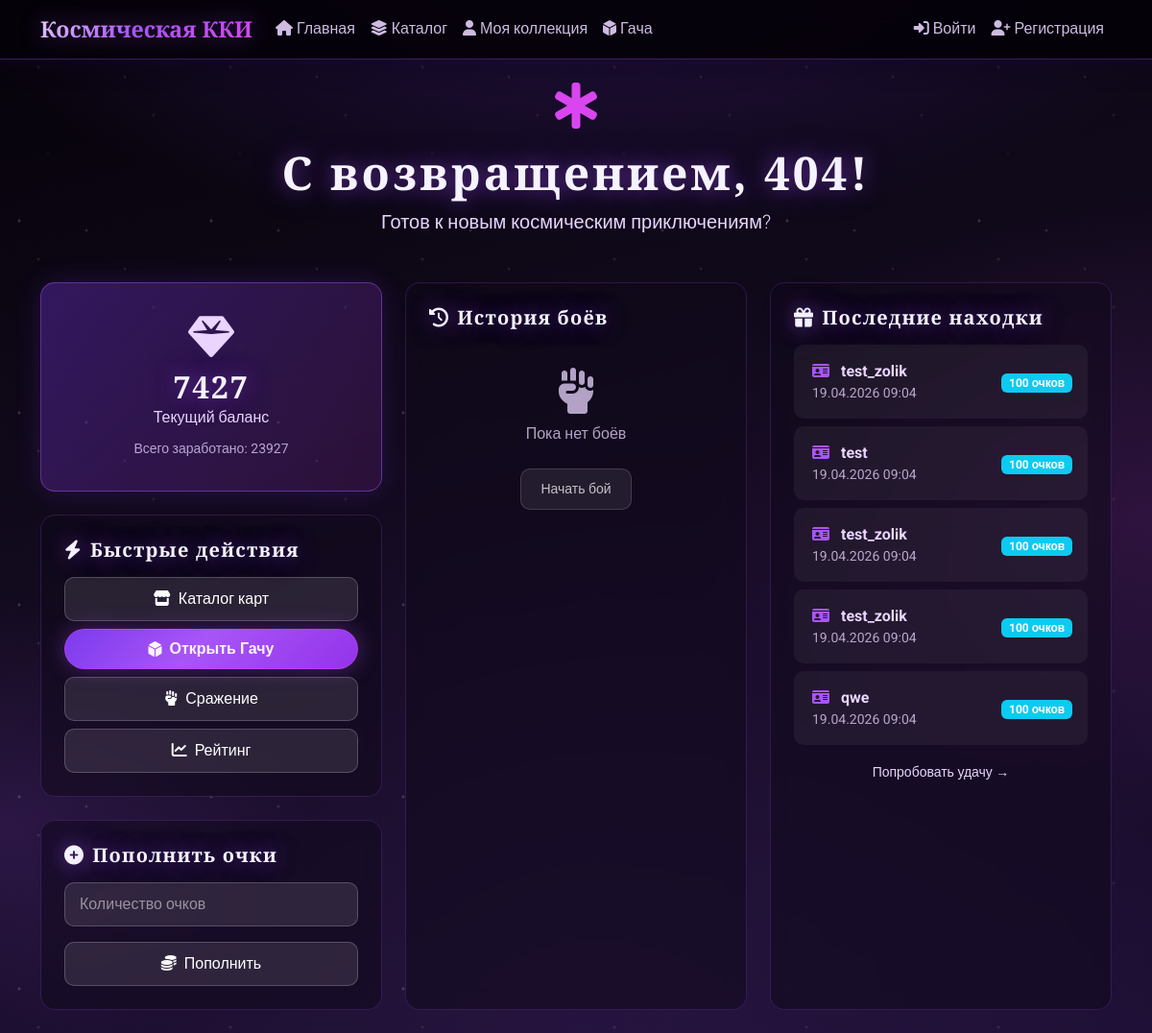
Screenshot of /dashboard/ (signed in) with the database file from the repository.
### module_project/models.py (models this page shows, shortened)
class Users_System(models.Model):
    nikname = models.CharField(
        max_length=100,
        verbose_name="Никнейм",
        unique=True
    )
    name = models.CharField(
        max_length=100,
        verbose_name="Имя пользователя"
    )
    last_name = models.CharField(
        max_length=150,
        verbose_name="Фамилия пользователя"
    )
    password = models.CharField(
        max_length=100,
        verbose_name="Пароль"
    )
    created_at = models.DateTimeField(
        auto_now_add=True,
        verbose_name="Дата регистрации"
    )
    email = models.CharField(
        max_length=200,
        verbose_name="Почта пользователя"
    )
    total_points = models.IntegerField(
        default=0,
        verbose_name="Всего очков",
        validators=[MinValueValidator(0)]
    )
    current_points = models.IntegerField(
        default=0,
        verbose_name="Текущие очки",
        validators=[MinValueValidator(0)]
    )
    class Meta:
        verbose_name = "Пользователь"
        verbose_name_plural = "Пользователи"

class Gacha_History(models.Model):
    user = models.ForeignKey(
        Users_System,
        on_delete=models.CASCADE,
        related_name='gacha_history',
        verbose_name="Пользователь"
    )
    card = models.ForeignKey(
        Cards,
        on_delete=models.CASCADE,
        related_name='gacha_history',
        verbose_name="Полученная карточка"
    )
    points_spent = models.IntegerField(
        verbose_name="Потрачено очков",
        validators=[MinValueValidator(0)]
    )
    obtained_at = models.DateTimeField(
        auto_now_add=True,
        verbose_name="Дата получения"
    )
    class Meta:
        verbose_name = "История гачи"
        verbose_name_plural = "История гачи"
        ordering = ['-obtained_at']

class Cards(models.Model):
    title = models.CharField(
        max_length=100,
        verbose_name="Название карточки"
    )
    cover_image = models.ImageField(
        upload_to='covers_card/',
        verbose_name="Обложка карточки",
        blank=True,
        null=True
    )
    description = models.TextField(
        verbose_name="Описание",
        blank=True
    )
    created_at = models.DateTimeField(
        auto_now_add=True,
        verbose_name="Дата добавления"
    )
    strenth = models.IntegerField(
        verbose_name="Сила карты",
        null=True,
        blank=True,
        validators=[MinValueValidator(1), MaxValueValidator(9999)]
    )
    health = models.IntegerField(
        verbose_name="Жизни карты",
        null=True,
        blank=True,
        validators=[MinValueValidator(1), MaxValueValidator(9999)]
    )
    defence = models.IntegerField(
        verbose_name="Защита карты",
        null=True,
        blank=True,
        validators=[MinValueValidator(0), MaxValueValidator(9999)]
    )
    attribute = models.ForeignKey(
        Attribute,
        on_delete=models.SET_NULL,
        null=True,
        blank=True,
        related_name='cards',
        verbose_name="Атрибут карточки"
    )
    rarity = models.ForeignKey(
        Rarity,
        on_delete=models.SET_NULL,
        null=True,
        blank=True,
        related_name='cards',
        verbose_name="Редкость"
    )
    price_points = models.IntegerField(
        default=100,
        verbose_name="Цена в очках",
        validators=[MinValueValidator(10)]
    )
    author = models.ForeignKey(
        'Users_System',
        on_delete=models.SET_NULL,
        null=True,
        blank=True,
        related_name='authored_cards',
        verbose_name="Автор карточки"
    )
    is_active = models.BooleanField(
        default=True,
        verbose_name="Активна"
    )
    class Meta:
        verbose_name = "Карточка"
        verbose_name_plural = "Карточки"
        ordering = ['-created_at']

### module_project/views.py (the view, shortened to what this page needs)
# urls.py: path('dashboard/', views.dashboard, name='dashboard'),
def dashboard(request):
    if 'user_id' not in request.session:
        messages.warning(request, 'Пожалуйста, войдите в систему')
        return redirect('module_project:login')
    user = Users_System.objects.get(id=request.session['user_id'])
    total_cards = User_Inventory.objects.filter(user=user).count()
    favorite_cards = User_Inventory.objects.filter(user=user, is_favorite=True).count()
    equipped_cards = User_Inventory.objects.filter(user=user, is_equipped=True).count()
    recent_battles = Battle_History.objects.filter(user=user)[:5]
    wins = 0
    total_battles = 0
    win_rate = (wins / total_battles * 100) if total_battles > 0 else 0
    recent_gacha = Gacha_History.objects.filter(user=user).select_related('card')[:5]
    points_form = AddPointsForm()
    context = {
        'user': user,
        'total_cards': total_cards,
        'favorite_cards': favorite_cards,
        'equipped_cards': equipped_cards,
        'recent_battles': recent_battles,
        'recent_gacha': recent_gacha,
        'wins': wins,
        'total_battles': total_battles,
        'win_rate': round(win_rate, 1),
        'points_form': points_form,
    }
    return render(request, 'module_project/dashboard.html', context)

### module_project/forms.py
class AddPointsForm(forms.Form):
    points = forms.IntegerField(
        widget=forms.NumberInput(attrs={
            'class': 'form-control',
            'placeholder': 'Количество очков'
        }),
        label='Очки',
        min_value=1,
        max_value=10000
    )

### module_project/templates/module_project/dashboard.html (shortened to what this page needs)
{% extends 'module_project/base.html' %}
{% load static %}
{% block content %}
<div class="container py-4">
    <div class="text-center mb-5">
        <div class="welcome-icon mb-3">
            <i class="fas fa-star-of-life icon-welcome-star"></i>
        </div>
        <h1 class="display-5 fw-bold">С возвращением, {{ user.nikname }}!</h1>
        <p class="lead">Готов к новым космическим приключениям?</p>
    </div>
    <div class="row g-4">
        <div class="col-md-4">
            <div class="points-card text-center mb-4">
                <i class="fas fa-gem points-card__icon"></i>
                <h2 class="mt-2 mb-0">{{ user.current_points }}</h2>
                <p class="mb-2">Текущий баланс</p>
                <small class="opacity-75">Всего заработано: {{ user.total_points }}</small>
            </div>
            <div class="sidebar p-4">
                <h5 class="mb-3"><i class="fas fa-bolt me-2"></i>Быстрые действия</h5>
                <div class="d-grid gap-2">
                    <a href="{% url 'module_project:card_catalog' %}" class="btn btn-action">
                        <i class="fas fa-store me-2"></i>Каталог карт
                    </a>
                    <a href="{% url 'module_project:gacha' %}" class="btn btn-mystic-accent">
                        <i class="fas fa-dice-d6 me-2"></i>Открыть Гачу
                    </a>
                    <a href="#" class="btn btn-action">
                        <i class="fas fa-fist-raised me-2"></i>Сражение
                    </a>
                    <a href="#" class="btn btn-action">
                        <i class="fas fa-chart-line me-2"></i>Рейтинг
                    </a>
                </div>
            </div>
            <div class="sidebar p-4 mt-4">
                <h5 class="mb-3"><i class="fas fa-plus-circle me-2"></i>Пополнить очки</h5>
                <form method="post">
                    <div class="mb-3">
                        {{ points_form.points }}
                    </div>
                    <button type="submit" class="btn btn-action w-100">
                        <i class="fas fa-coins me-2"></i>Пополнить
                    </button>
                </form>
            </div>
        </div>
        <div class="col-md-4">
            <div class="sidebar p-4 h-100">
                <h5 class="mb-3"><i class="fas fa-history me-2"></i>История боёв</h5>
                {% if recent_battles %}
                    {% for battle in recent_battles %}
                    <div class="history-item d-flex justify-content-between align-items-center">
                        <div>
                            <span class="badge {% if battle.is_victory %}victory-badge{% else %}defeat-badge{% endif %} mb-1">
                                {% if battle.is_victory %}Победа{% else %}Поражение{% endif %}
                            </span>
                            <div class="small opacity-75">{{ battle.battle_date|date:"d.m.Y H:i" }}</div>
                        </div>
                        <div class="text-end">
                            <div class="fw-bold">
                                {% if battle.is_victory %}+{% endif %}{{ battle.points_earned }}
                            </div>
                            <div class="small opacity-75">очков</div>
                        </div>
                    </div>
                    {% endfor %}
                    <div class="text-center mt-3">
                        <a href="#" class="text-decoration-none small">Всего боёв: {{ total_battles }} →</a>
                    </div>
                {% else %}
                    <div class="text-center py-4 opacity-75">
                        <i class="fas fa-fist-raised icon-state-lg"></i>
                        <p class="mt-2">Пока нет боёв</p>
                        <a href="#" class="btn btn-sm btn-action mt-2">Начать бой</a>
                    </div>
                {% endif %}
            </div>
        </div>
        <div class="col-md-4">
            <div class="sidebar p-4 h-100">
                <h5 class="mb-3"><i class="fas fa-gift me-2"></i>Последние находки</h5>
                {% if recent_gacha %}
                    {% for item in recent_gacha %}
                    <div class="history-item d-flex justify-content-between align-items-center">
                        <div>
                            <i class="fas fa-id-card me-2 icon-history-card"></i>
                            <strong>{{ item.card.title }}</strong>
                            <div class="small opacity-75">{{ item.obtained_at|date:"d.m.Y H:i" }}</div>
                        </div>
                        <div class="text-end">
                            <span class="badge bg-info">{{ item.points_spent }} очков</span>
                        </div>
                    </div>
                    {% endfor %}
                    <div class="text-center mt-3">
                        <a href="{% url 'module_project:gacha' %}" class="text-decoration-none small">Попробовать удачу →</a>
                    </div>
                {% else %}
                    <div class="text-center py-4 opacity-75">
                        <i class="fas fa-dice-d6 icon-state-lg"></i>
                        <p class="mt-2">Пока нет карт</p>
                        <a href="{% url 'module_project:gacha' %}" class="btn btn-sm btn-action mt-2">Открыть гачу</a>
                    </div>
                {% endif %}
            </div>
        </div>
    </div>
</div>
{% endblock %}

### rows the page displays
Users_System: nikname "404", current_points "7427", total_points "23927"
Gacha_History: card "test_zolik", obtained_at "19.04.2026 09:04", points_spent "100"
Gacha_History: card "test", obtained_at "19.04.2026 09:04", points_spent "100"
Gacha_History: card "test_zolik", obtained_at "19.04.2026 09:04", points_spent "100"
Gacha_History: card "test_zolik", obtained_at "19.04.2026 09:04", points_spent "100"
Gacha_History: card "qwe", obtained_at "19.04.2026 09:04", points_spent "100"
